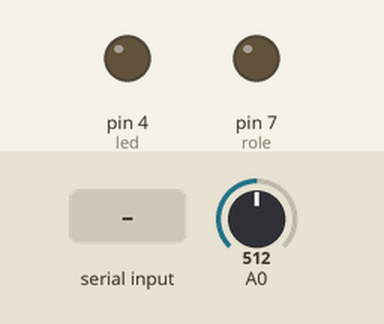
Simulated run of this sketch. Board: Arduino Uno, built with avr-gcc and run on an emulated ATmega328P. Parts: output pins drawn as LEDs (lit = HIGH). The test bench sets the inputs (shaded band); at power-on: A0 = 512. What the sketch prints to the serial monitor is not drawn.

Above: at 1.2 s.
1.3 s: "1" received over Serial
At 1.9 s:
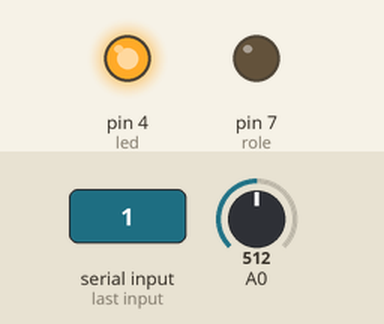
2.8 s: "2" received over Serial
At 3.1 s:
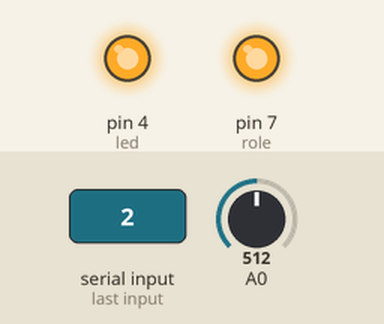
4.3 s: "0" received over Serial
At 5.2 s:
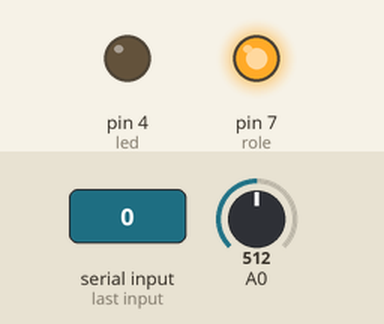
5.8 s: "3" received over Serial
At 6.5 s:
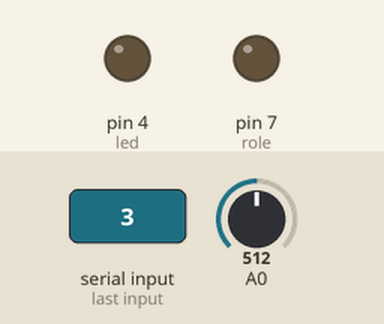
Timing chart, 0 to 8.3 s (numbered marks = the images above; inputs shaded):
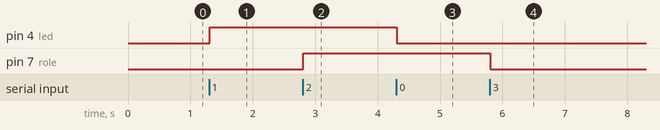

The sketch:

pyqt5_arduino.ino
```cpp
char veri;
#define led 4
#define role 7
void setup() {

 pinMode(led,OUTPUT);
  pinMode(role,OUTPUT);
  Serial.begin(9600);

}

void loop() {

 int okunan=analogRead(A0);
 Serial.println(okunan);
 delay(10);

 if(Serial.available())
 {
  veri=Serial.read();
  if(veri=='1')
    digitalWrite(led,HIGH);

  if(veri=='0')
     digitalWrite(led,LOW);

   if(veri=='2')
     digitalWrite(role,HIGH);
    if(veri=='3')
     digitalWrite(role,LOW);
   veri="";
 }


}
```

Measured:
- after the input at 1.3 s, pin 4 (led): LOW → HIGH at once
- after the input at 2.8 s, pin 7 (role): LOW → HIGH at once
- after the input at 4.3 s, pin 4 (led): HIGH → LOW at once
- after the input at 5.8 s, pin 7 (role): HIGH → LOW at once
